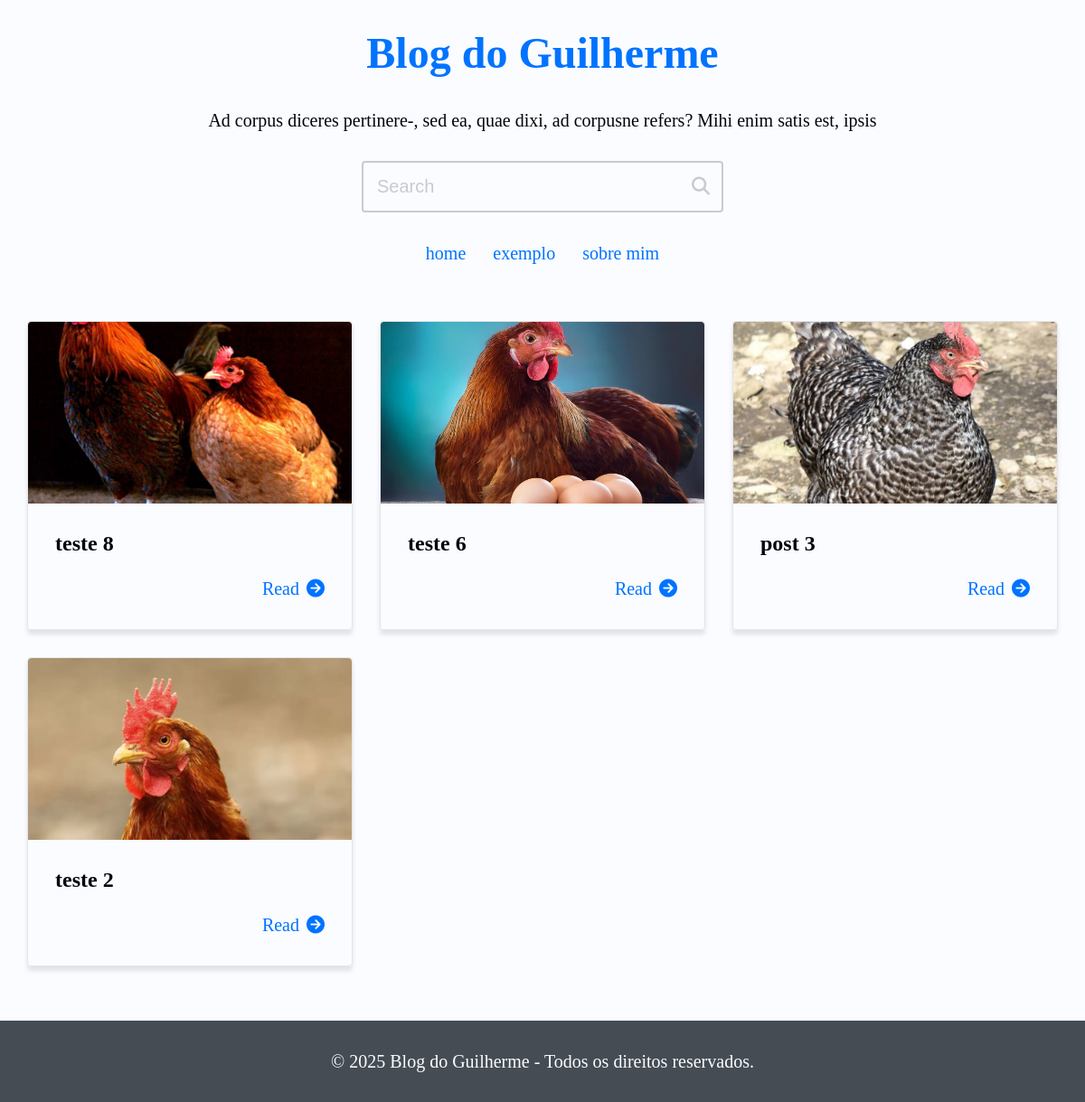
The app's page /category/java/ with its own data.
### site_setup/models.py (models this page shows, shortened)
class SiteSetup(models.Model):
    class Meta:
        verbose_name = 'Setup'
        verbose_name_plural = 'Setup'
    title = models.CharField(max_length=65)
    description = models.CharField(max_length=255)
    show_header = models.BooleanField(default=True)
    show_search = models.BooleanField(default=True)
    show_menu = models.BooleanField(default=True)
    show_description = models.BooleanField(default=True)
    show_pagination = models.BooleanField(default=True)
    show_footer = models.BooleanField(default=True)
    favicon = models.ImageField(
        upload_to='assets/favicon/%Y/%m',
        blank=True, null=True,
        validators=[validate_png],  # Assuming validate_png is defined in utils/model_validators.py
        )

class MenuLink(models.Model):
    class Meta:
        verbose_name = 'Menu Link'
        verbose_name_plural = 'Menu Links'
    text = models.CharField(max_length=50)
    url_or_path = models.CharField(max_length=2048)
    new_tab = models.BooleanField(default=False)
    site_setup = models.ForeignKey(
        'SiteSetup', on_delete=models.CASCADE, blank=True, null=True,
        default=None, related_name='menu'
    )

### blog/models.py (models this page shows, shortened)
class Post(models.Model):
    class Meta:
        verbose_name = 'Post'
        verbose_name_plural = 'Posts'
    is_published = models.BooleanField(default=False)
    objects = PostManager()
    title = models.CharField(max_length=65,)
    slug = models.SlugField(
        unique=True, default="",
        null=False, blank=True, max_length=255
    )
    excerpt = models.CharField(max_length=150)
    is_published = models.BooleanField(
        default=False,
        help_text=(
            'Este campo precisará estar marcado '
            'para o post ser exibido publicamente.'
        ),
    )
    content = models.TextField()
    cover = models.ImageField(upload_to='posts/%Y/%m/', blank=True, default='')
    cover_in_post_content = models.BooleanField(
        default=True,
        help_text='Se marcado, exibirá a capa dentro do post.',
    )
    created_at = models.DateTimeField(auto_now_add=True)
    created_by = models.ForeignKey(
        User,
        on_delete=models.SET_NULL,
        blank=True, null=True,
        related_name='post_created_by'
    )
    updated_at = models.DateTimeField(auto_now=True)
    updated_by = models.ForeignKey(
        User,
        on_delete=models.SET_NULL,
        blank=True, null=True,
        related_name='post_updated_by'
    )
    category = models.ForeignKey(
        Category, on_delete=models.SET_NULL, null=True, blank=True,
        default=None,
    )
    tags = models.ManyToManyField(Tag, blank=True, default='')
    def get_absolute_url(self):
        if not self.is_published:
            return reverse("blog:index")
        return reverse("blog:post", kwargs={"slug": self.slug,})

### blog/views.py (the view)
# urls.py: path('category/<slug:slug>/', CategoryListView.as_view(), name='category'),
class CategoryListView(PostListView):
    allow_empty = False
    def get_queryset(self) -> QuerySet[Any]:
        return super().get_queryset().filter(category__slug=self.kwargs.get('slug'))
    def get_context_data(self, **kwargs):
        ctx = super().get_context_data(**kwargs)
        page_title = f'{self.object_list[0].category.name} - '
        ctx.update({'page_title': page_title})
        return ctx

### blog/views.py (called while the page is built)
    def get_context_data(self, **kwargs):
        context = super().get_context_data(**kwargs)
        context.update({
            'page_title': 'Home - ',
        })
        return context

### site_setup/context_processors.py (called while the page is built)
def context_processor_example(request):
    return {
        'example': 'Veio do context processor (example)'
    }

def site_setup(request):
    setup = SiteSetup.objects.order_by('-id').first()
    return {
        'site_setup': setup,
    }

### blog/templates/blog/pages/index.html
{% extends 'blog/base.html' %}
{% block content %}
  <main class="main-content section-wrapper">
    <div class="section-content-wide">
      <div class="section-gap">
        {% if posts %}
          <div class="card-grid">
            {% for post in posts %}
              {% include 'blog/partials/_post-card.html' with i=forloop.counter0 %}
            {% endfor %}
          </div>
        {% else %}
          <div class="not-found center">
            <h1>No posts found</h1>
            <p>It seems we couldn't find any posts matching your criteria.
              <a href="{% url "blog:index" %}">Home</a>
            </p>
        {% endif %}
      </div>
    </div>
  </main>
{% endblock content %}

### blog/templates/blog/partials/_header.html (shortened to what this page needs)
<header class="header section-wrapper">
  <div class="section-content-wide">
    <div class="section-gap">
      <h1 class="blog-title center pb-base">
        <a class="blog-link" href="/">{{ site_setup.title }}</a>
      </h1>
      {% if site_setup.show_description %}
            <p class="blog-description pb-base center">{{ site_setup.description }}</p>
      {% endif %}
      {% if site_setup.show_search %}
        <div class="search pb-base center">
          <form class="search-form" action="{% url "blog:search" %}" method="get">
            <div class="search-content">
              <input
                class="search-input"
                type="search"
                name="search"
                id="search-input"
                placeholder="Search"
                value="{{ search_value }}"
                required
              >
              <button class="search-btn" type="submit" aria-labelledby="search-label">
                <i class="fa fa-search"></i>
              </button>
            </div>
          </form>
        </div>
      {% endif %}
      {% if site_setup.show_menu %}
        <nav class="menu">
          <ul class="menu-items">
            {% for link in site_setup.menu.all %}
              <li class="menu-item">
                {% if link.new_tab %}
                  <a target="_blank" class="menu-link" href="{{ link.url_or_path }}">
                    {{ link.text }}
                  </a>
              {% else %}
                  <a class="menu-link" href="{{ link.url_or_path }}">
                    {{ link.text }}
                  </a>
                {% endif %}
              </li>
            {% endfor %}
          </ul>
        </nav>
      {% endif %}
    </div>
  </div>
</header>

### blog/templates/blog/partials/_post-card.html (shortened to what this page needs)
<article class="card">
  {% if post.cover %}
    <div class="card-cover-wrapper">
      <a href="{{ post.get_absolute_url }}" class="card-cover-link">
        <img
          class="card-cover"
          loading="lazy"
          src="{{ post.cover.url }}"
          alt="Cover do post {{ post.title }}"
        >
      </a>
    </div>
  {% endif %}
  <div class="card-text-wrapper">
    <div class="card-title-wrapper">
      <h2 class="card-title">
        <a href="{{ post.get_absolute_url }}" class="card-title-link">
          {{ post.title }}
        </a>
      </h2>
    </div>
    <div class="card-content-wrapper">
      <div class="card-actions">
        <a class="card-action-link" href="{{ post.get_absolute_url }}">
          <span>Read</span>
          <i class="fa-solid fa-circle-arrow-right"></i>
        </a>
      </div>
    </div>
  </div>
</article>

### blog/templates/blog/partials/_footer.html (shortened to what this page needs)
<footer class="footer section-wrapper mt-base ">
  <div class="section-content-wide">
    <div class="section-gap">
      <div class="center">
        <a href="#"> © {% now "Y" %} {{ site_setup.title }} - Todos os direitos reservados. </a>
      </div>
    </div>
  </div>
</footer>

### blog/static/blog/css/remedy.css (style rules this page uses)
html { line-sizing: normal; }
body { margin: 0; }
h1 { font-size: 2rem; }
h2 { font-size: 1.5rem; }
h1 { margin: 0.67em 0; }
img, svg, video, canvas, audio, iframe, embed, object { display: block; vertical-align: middle; max-width: 100%; }
img, svg, video, canvas { height: auto; }
img { border-style: none; }
article, aside, details, figcaption, figure, footer, header, hgroup, main, nav, section { display: block; }

### records on screen
SiteSetup: title "Blog do Guilherme", description "Ad corpus diceres pertinere-, sed ea, quae dixi, ad corpusne refers? Mihi enim satis est, ipsis"
MenuLink: text "home"
MenuLink: text "exemplo"
MenuLink: text "sobre mim"
Post: cover (picture), title "teste 8"
Post: cover (picture), title "teste 6"
Post: cover (picture), title "post 3"
Post: cover (picture), title "teste 2"
